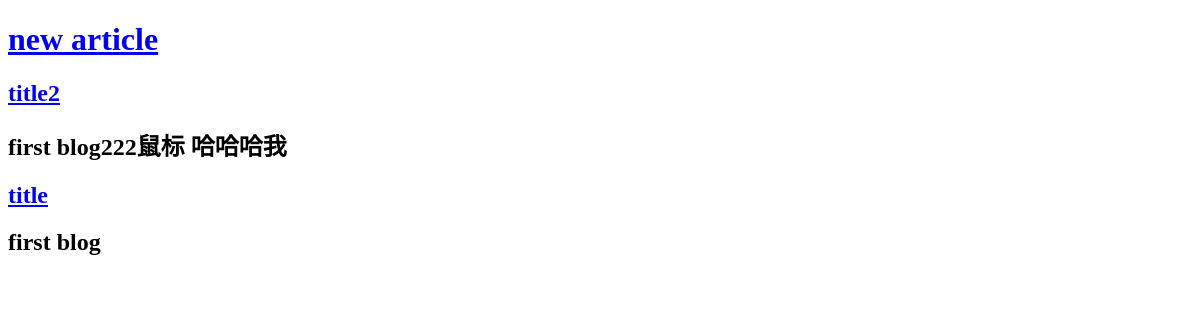
Page /blog/index/ on the earlier database version.
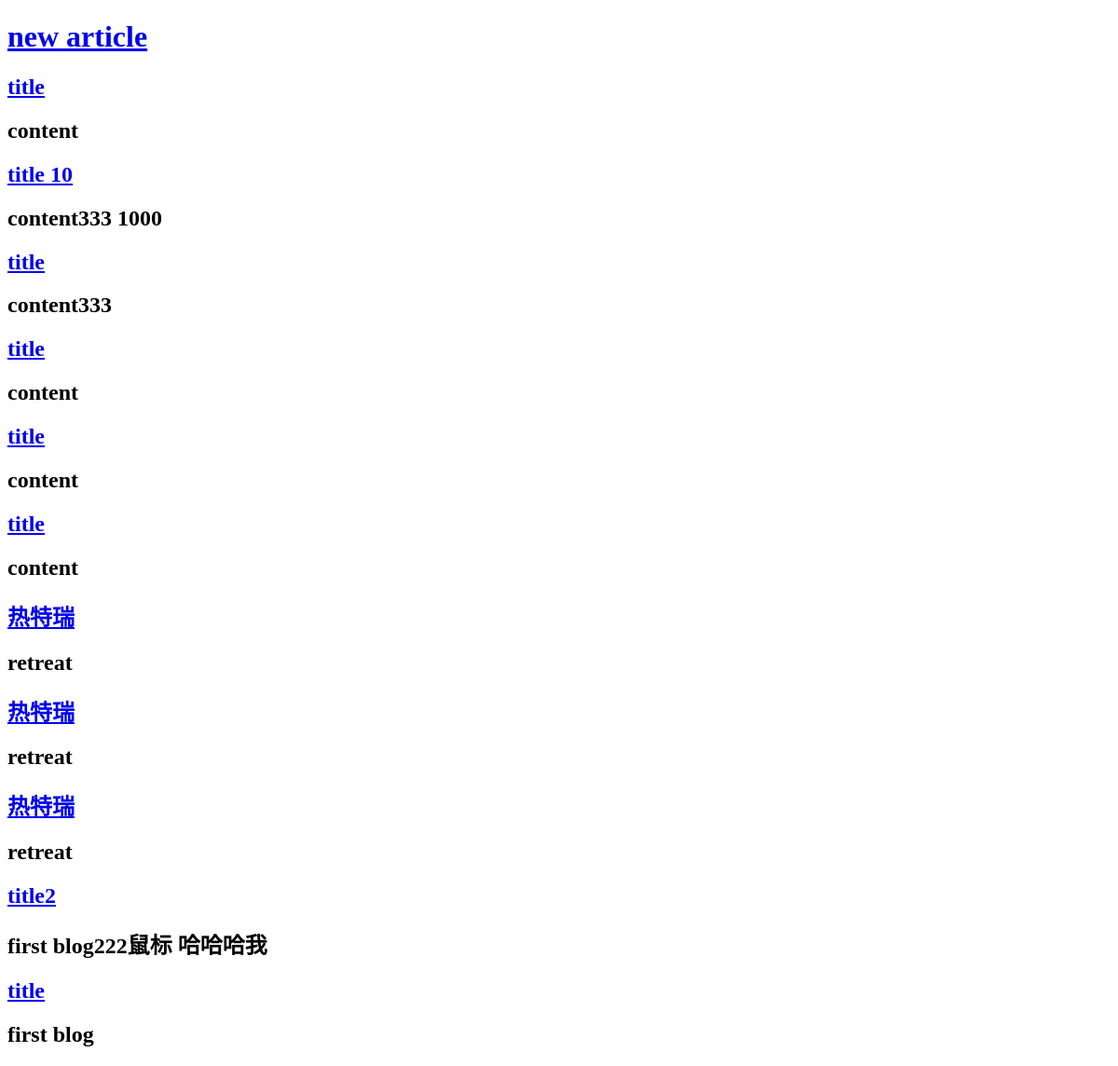
Same page on the later database version.
### blog/models.py (models this page shows, shortened)
class Article(models.Model):
    title= models.CharField(max_length=32,default='title')
    content = models.TextField(null=True)

### blog/views.py (the view)
def index(request):
   article= models.Article.objects.all()
   return render(request,'index.html',{'hello':'hello blog!!!','article':article})

### blog/Templates/index.html (shortened to what this page needs)
<!DOCTYPE html>
<html lang="en">
<head>
</head>
<body>
 <h1><a href="{%  url 'blog:new_page' %}" >new article</a></h1>
{% for ar in article reversed %}
     <h2><a href="{% url 'blog:article_page' ar.id %}">{{ ar.title }}</a></h2>
    <h2>{{ ar.content }}</h2>
{% endfor %}
</body>
</html>

Differences in the rows shown:
added Article: title "title", content "content"
added Article: title "title 10", content "content333 1000"
added Article: title "title", content "content333"
added Article: title "title", content "content"
added Article: title "title", content "content"
added Article: title "title", content "content"
added Article: title "热特瑞", content "retreat"
added Article: title "热特瑞", content "retreat"
added Article: title "热特瑞", content "retreat"
